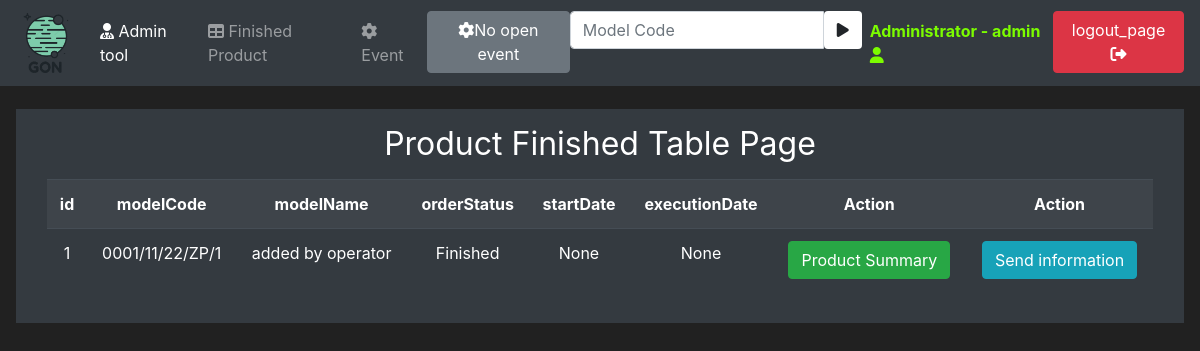
Screenshot of /productFinishedTable (signed in) with the database file from the repository.
### mainApp/models/user.py (models this page shows, shortened)
class User(UserMixin, db.Model):
    id = db.Column(db.Integer, primary_key=True, unique=True)
    username = db.Column(db.String(100), unique=True)
    password_hash = db.Column(db.String())
    email_address = db.Column(db.String())
    role = db.Column(db.Integer)

### mainApp/models/product.py (models this page shows, shortened)
class Product(db.Model):
    id = db.Column(db.Integer, primary_key=True)
    modelCode = db.Column(db.String(20), unique=True)
    modelName = db.Column(db.String(20))
    orderStatus = db.Column(db.String(20))
    startDate = db.Column(db.Integer)
    executionDate = db.Column(db.Integer)

### mainApp/products/products.py (the view)
@app.route('/productFinishedTable', methods=['GET', 'POST'])
@login_required
def product_finished_table_page():
    form = EmailForm()
    if form.validate_on_submit():
            subject = form.contactReason.data + ": " + form.id.data
            message = form.message.data
            emailSender(subject = subject , message = message)
    products = Product.query.filter(Product.orderStatus == 'Finished').order_by(Product.id.desc())
    for product in products:
        if product.startDate:
            product.startDate = datetime.fromtimestamp(product.startDate)
            product.executionDate = datetime.fromtimestamp(
                product.executionDate)
    openEvents = openEventsCounter()
    return render_template('productFinishedTable.html', products=products, openEvents=openEvents, form = form)

### mainApp/notification/forms.py
class EmailForm(FlaskForm):
    contactReasonList = [("tory były złe", "tory były złe"),
                     ("pociąg też był zły", "pociąg też był zły"),
                     ("to zła kobieta była", "to zła kobieta była")]
    id = StringField(label="Model Code:")
    contactReason = SelectField(
        label='contactReason:', choices=contactReasonList)
    message = TextAreaField(label='your message')
    submit = SubmitField(label='send message')

### mainApp/events/events.py (called while the page is built)
def openEventsCounter():
    openEventCounter = 0
    activEventsList = Event.query.filter(Event.endDate == None)
    for activEventList in activEventsList:
        openEventCounter += 1
    return openEventCounter

### mainApp/models/user.py (called while the page is built)
@login_manager.user_loader
def load_user(user_id):
    return User.query.get(int(user_id))

### mainApp/templates/productFinishedTable.html (shortened to what this page needs)
{% extends 'base.html' %}
{% block content %}
<div class="text-center">
    <h1 class="h2 mb-3 font-weight-normal">{{ _('Product Finished Table Page')}}</h1>
    <div class="container">
        <div class="table-responsive">
            <table class="table table-striped table-dark" style="width: 100%">
                <tr>
                    <th>id</th>
                    <th>modelCode</th>
                    <th>modelName</th>
                    <th>orderStatus</th>
                    <th>startDate</th>
                    <th>executionDate</th>
                    <th>Action</th>
                    <th>Action</th>
                </tr>
                {% for product in products %}
                <tr>
                    <td>{{product.id}}</td>
                    <td>{{product.modelCode}}</td>
                    <td>{{product.modelName}}</td>
                    <td>{{product.orderStatus}}</td>
                    <td>{{product.startDate}}</td>
                    <td>{{product.executionDate}}</td>
                    <td>
                        <form method="post" action="/productSummary">
                            <input type="submit" class="btn btn-success" value="Product Summary">
                        </form>
                    </td>
                    <td>
                        <button class="btn btn-outline btn-info" data-toggle="modal"
                            data-target="#Modal-sendEmail-{{product.id}}">Send information </button>
                    </td>
                </tr>
                {% endfor %}
            </table>
        </div>
    </div>
</div>
{% endblock %}

### mainApp/templates/base.html (shortened to what this page needs)
<!doctype html>
<html lang="en">
<head>
   <link rel="stylesheet" href="https://cdn.jsdelivr.net/npm/bootstrap@4.5.3/dist/css/bootstrap.min.css"
>
   <link rel="stylesheet" href="https://cdnjs.cloudflare.com/ajax/libs/font-awesome/4.7.0/css/font-awesome.min.css">
</head>
<body>
   <nav class="navbar navbar-expand-md navbar-dark bg-dark fixed-top">
      <a class="navbar-brand" href="{{url_for('home_page')}}"><img src="/static/LogoBIG.png" alt="..." height="60"
            class="d-inline-block"></a>
      <div class="collapse navbar-collapse" id="navbarNav">
         <ul class="navbar-nav mr-auto">
            {% if current_user.role == "admin"%}
            <li class="dropdown "><a class="nav-link active" data-toggle="dropdown" href="#"><i class='fa fa-user-md'></i> {{ _('Admin tool')}}</a>
             </li>
            {% endif %}
            {% if current_user.is_authenticated %}
            <li class="nav-item">
               <a class="nav-link" href="{{url_for('product_finished_table_page')}}"><i class='fa fa-table'></i> {{ _('Finished Product')}}</a>
            </li>
            <li class="nav-item">
               <a class="nav-link" href="{{url_for('event_start_stop_page')}}"><i class='fa fa-cog'></i> {{ _('Event')}}</a>
            </li>
            {% if openEvents == 0%}
            <li class="nav-item">
               <a class="btn btn-secondary navbar-btn" href="#"><i class='fa fa-cog'></i>{{ _('No open event')}}</a>
            </li>
            {% else %}
            <li class="nav-item">
               <a class="btn btn-danger navbar-btn" href="{{url_for('event_all_stop_page')}}"><i class='fa fa-hand-paper-o'></i><i class='fa fa-cog fa-spin'></i>
                  {{ _('Force STOP')}}: {{openEvents}} {{ _('event')}}</a>
            </li>
            {% endif %}
            <form method="POST" class="navbar-form navbar-left" action="{{url_for('active_product_page')}}">
               <div class="input-group">
                  <input type="text" class="form-control" placeholder="Model Code" name="modelCode" autofocus="autofocus">
                  <div class="input-group-btn">
                     <button class="btn btn-default bg-white" type="submit">
                        <i class="fa fa-play"></i>
                     </button>
                  </div>
               </div>
            </form>
            {% endif %}
         </ul>
         {% if current_user.is_authenticated %}
         <ul class="navbar-nav">
            <li class="nav-item">
               <a class="nav-link" style="color: lawngreen; font-weight: bold" href="#">{{current_user.username}}
                   - {{ current_user.role }} <i class='fa fa-user'></i></a>
            </li>
            <li class="nav-item">
               <a class="btn btn-danger navbar-btn" href="{{url_for('logout_page')}}">{{ _('logout_page')}} <i
                     class='fa fa-sign-out'></i></a>
            </li>
         </ul>
         {% endif %}
      </div>
   </nav>
   <br>
   <div class="position-relative overflow-hidden p-3 p-md-3 m-md-3 text-center bg-dark" style="color:white">
      {% block content %}
      {% endblock %}
   </div>
</body>
</html>

### mainApp/templates/base.html (style rules this page uses)
body { background-color: #212121; color: white }

### rows the page displays
User: username "Administrator", role "admin"
Product: id "1", modelCode "0001/11/22/ZP/1", modelName "added by operator", orderStatus "Finished", startDate "None", executionDate "None"
